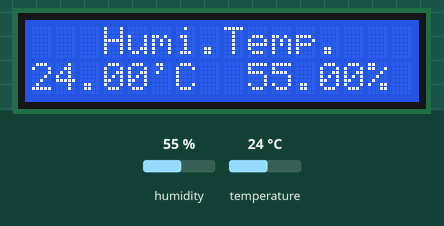
Recording of a sketch running on a simulated Arduino Uno, built with avr-gcc and run on an emulated ATmega328P. Parts: 16×2 character LCD. Inputs (shaded band) come from the test bench; at power-on: humidity 55 %, temperature 24 °C. What the sketch prints to the serial monitor is not drawn.

Above: at 2.2 s.
2.3 s: humidity set to 22 %
At 3.6 s:
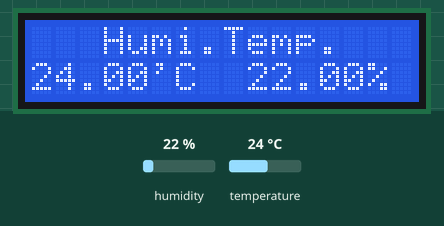
4.6 s: temperature set to 12 °C
At 5.6 s:
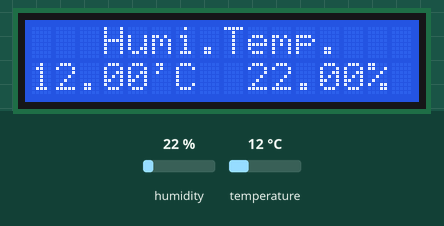
6.7 s: humidity set to 40 %
At 8.5 s:
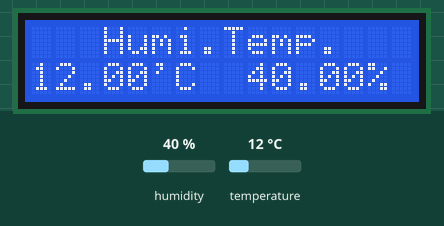
8.8 s: temperature set to 19 °C
At 10.7 s:
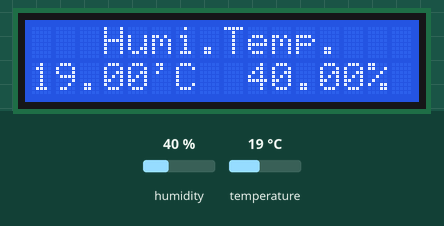
Timing chart, 0 to 11.9 s (numbered marks = the images above; inputs shaded):
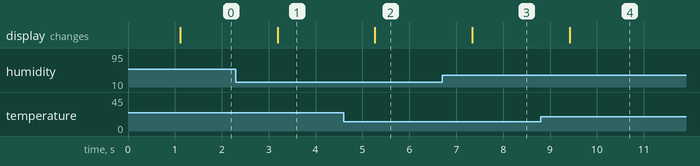

Measured:
- after the input at 2.3 s, the display: changes after 0.89 s (image 1)
- after the input at 4.6 s, the display: changes after 0.67 s (image 2)
- after the input at 6.7 s, the display: changes after 0.64 s (image 3)
- after the input at 8.8 s, the display: changes after 0.62 s (image 4)

The sketch:

HumiditySensor_LCD.ino
```cpp
#include <Wire.h>
#include <LiquidCrystal_I2C.h>
#include <DHT11.h> //외부 라이브러리 사용
/*DHT11*/
#define pin 2
DHT11 dht(pin);
/*LCD*/
LiquidCrystal_I2C lcd(0x27,5,4); //address,SCL,SDA

void setup(){
  pinMode(pin,INPUT);
  Serial.begin(9600);
  /*LCD 초기화*/
  lcd.init();
  lcd.backlight();
  lcd.setCursor(3,0);
  lcd.print("Humi.Temp.");
  delay(1000);
  Serial.println("Start DHT11!!");
}

void loop() {
  int err;
  float temp,humi; //온도,습도
  if((err=dht.read(humi,temp)) == 0){
    Serial.print("temperature = ");
    Serial.print(temp);
    Serial.print(", humidity = ");
    Serial.print(humi);
    Serial.print("%");

    /*lcd*/
    lcd.setCursor(0,1);
    lcd.print(temp);
    lcd.print("'C");
    lcd.setCursor(9,1);
    lcd.print(humi);
    lcd.print("%");
  }
  else
  {
    Serial.println();
    Serial.print("Error NO : ");
    Serial.print(err);
    Serial.println();
  }
  delay(1000);
}
```
